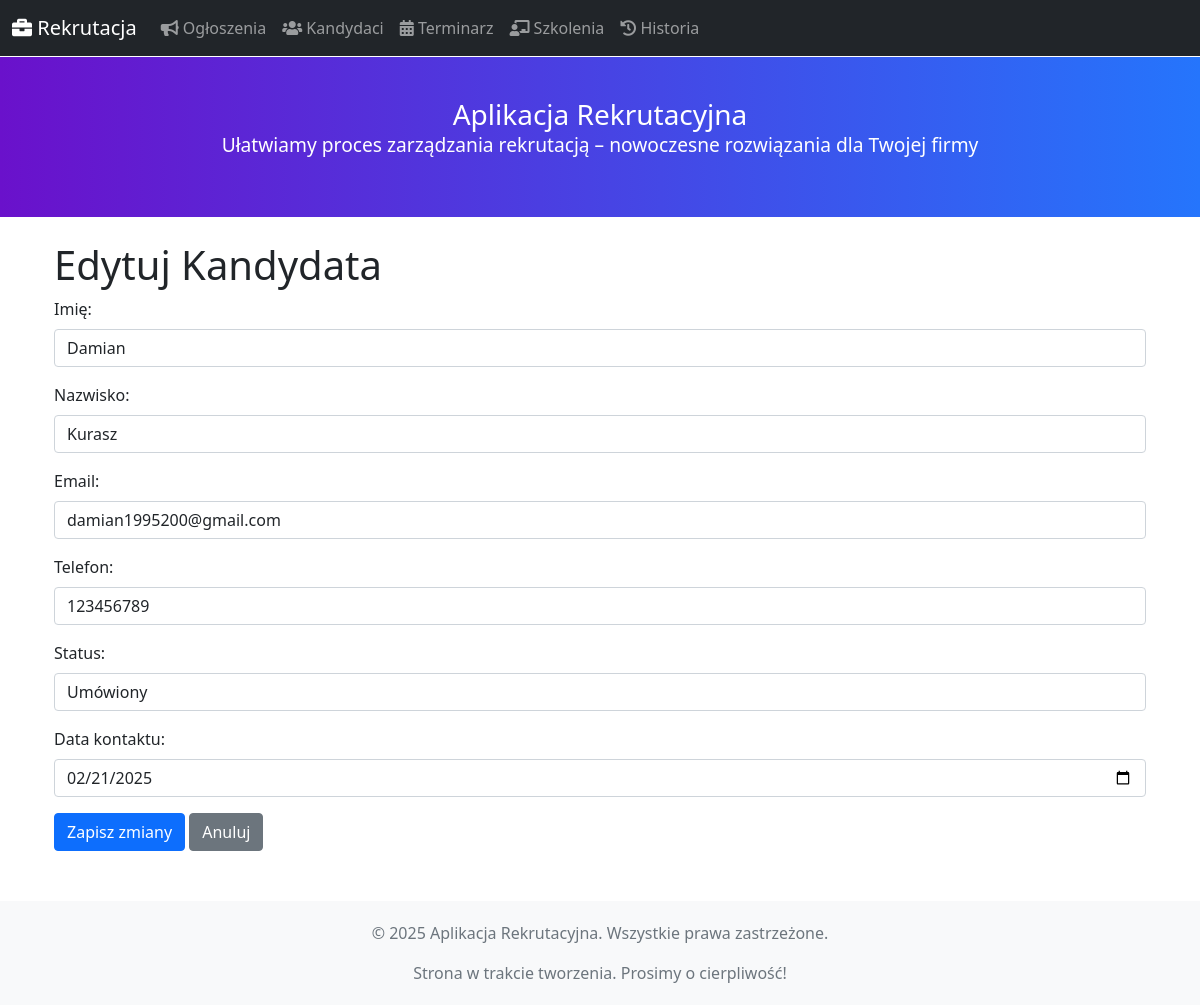
/kandydaci/edytuj_kandydata/1, run on an earlier commit of the app's database.
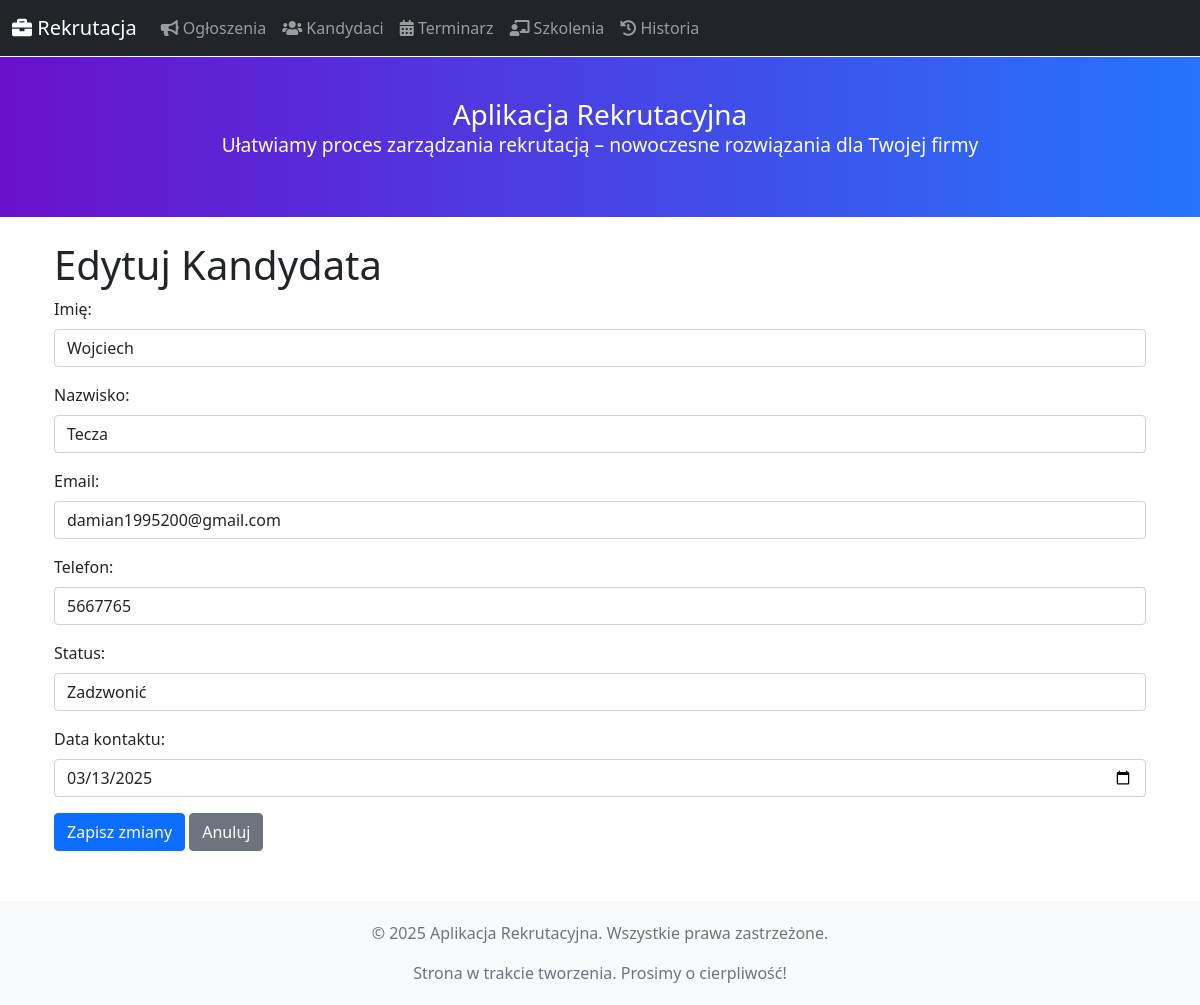
And on a later commit of the database.
### blueprints/models.py (models this page shows)
class Kandydat(db.Model):
    __tablename__ = 'kandydaci'
    id = db.Column(db.Integer, primary_key=True)
    imie = db.Column(db.String(100), nullable=False)
    nazwisko = db.Column(db.String(100), nullable=False)
    email = db.Column(db.String(120), unique=True, nullable=False)
    telefon = db.Column(db.String(20), nullable=False)
    status = db.Column(db.String(50), nullable=False)
    data_kontaktu = db.Column(db.Date, nullable=True)
    historia = db.relationship('Historia', back_populates='kandydat', cascade="all, delete-orphan")
    uczestnictwa = db.relationship("Uczestnictwo", back_populates="kandydat")

### blueprints/kandydaci.py (the view, shortened to what this page needs)
@kandydaci_bp.route('/edytuj_kandydata/<int:kandydat_id>', methods=['GET', 'POST'])
def edytuj_kandydata(kandydat_id: int) -> str:
    kandydat = Kandydat.query.get_or_404(kandydat_id)
    return render_template('kandydaci_edytuj.html', kandydat=kandydat, statusy=STATUSY)

### app.py (called while the page is built)
@app.context_processor
def inject_now():
    return {'now': datetime.utcnow}

### templates/kandydaci_edytuj.html (shortened to what this page needs)
{% extends "base.html" %}
{% block content %}
<div class="container mt-4">
    <h1>Edytuj Kandydata</h1>
    <form method="POST" action="{{ url_for('kandydaci_bp.edytuj_kandydata', kandydat_id=kandydat.id) }}">
        <div class="mb-3">
            <label for="imie" class="form-label">Imię:</label>
            <input type="text" class="form-control" name="imie" id="imie" value="{{ kandydat.imie }}" required>
        </div>
        <div class="mb-3">
            <label for="nazwisko" class="form-label">Nazwisko:</label>
            <input type="text" class="form-control" name="nazwisko" id="nazwisko" value="{{ kandydat.nazwisko }}" required>
        </div>
        <div class="mb-3">
            <label for="email" class="form-label">Email:</label>
            <input type="email" class="form-control" name="email" id="email" value="{{ kandydat.email }}" required>
        </div>
        <div class="mb-3">
            <label for="telefon" class="form-label">Telefon:</label>
            <input type="text" class="form-control" name="telefon" id="telefon" value="{{ kandydat.telefon }}" required>
        </div>
        <div class="mb-3">
            <label for="status" class="form-label">Status:</label>
            <select class="form-control" name="status" id="status">
                {% for s in statusy %}
                <option value="{{ s }}" {% if kandydat.status == s %}selected{% endif %}>{{ s }}</option>
                {% endfor %}
            </select>
        </div>
        <div class="mb-3">
            <label for="data_kontaktu" class="form-label">Data kontaktu:</label>
            <input type="date" class="form-control" name="data_kontaktu" id="data_kontaktu"
                   value="{{ kandydat.data_kontaktu.strftime('%Y-%m-%d') if kandydat.data_kontaktu else '' }}">
        </div>
        <button type="submit" class="btn btn-primary">Zapisz zmiany</button>
        <a href="{{ url_for('kandydaci_bp.lista_kandydatow') }}" class="btn btn-secondary">Anuluj</a>
    </form>
</div>
{% endblock %}

What changed in the data, as far as the page shows it:
changed Kandydat "damian1995200@gmail.com": imie "Damian" → "Wojciech"; nazwisko "Kurasz" → "Tecza"; telefon "123456789" → "5667765"; data_kontaktu "02/21/2025" → "03/13/2025"; status "Umówiony" → (not shown)
Also different on the page:
form field status: (not shown) → "Zadzwonić"
